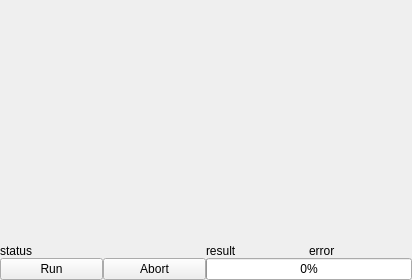
<?xml version="1.0" encoding="UTF-8"?>
<ui version="4.0">
 <class>Process</class>
 <widget class="QWidget" name="Process">
  <property name="geometry">
   <rect>
    <x>0</x>
    <y>0</y>
    <width>412</width>
    <height>280</height>
   </rect>
  </property>
  <property name="windowTitle">
   <string>Worker</string>
  </property>
  <layout class="QGridLayout" name="gridLayout">
   <property name="leftMargin">
    <number>0</number>
   </property>
   <property name="topMargin">
    <number>0</number>
   </property>
   <property name="rightMargin">
    <number>0</number>
   </property>
   <property name="bottomMargin">
    <number>0</number>
   </property>
   <property name="spacing">
    <number>0</number>
   </property>
   <item row="0" column="1" colspan="4">
    <widget class="QWidget" name="logs" native="true">
     <property name="sizePolicy">
      <sizepolicy hsizetype="Expanding" vsizetype="Expanding">
       <horstretch>0</horstretch>
       <verstretch>0</verstretch>
      </sizepolicy>
     </property>
    </widget>
   </item>
   <item row="4" column="1">
    <widget class="QPushButton" name="runButton">
     <property name="text">
      <string>Run</string>
     </property>
    </widget>
   </item>
   <item row="1" column="4">
    <widget class="QLabel" name="error">
     <property name="text">
      <string>error</string>
     </property>
    </widget>
   </item>
   <item row="1" column="1">
    <widget class="QLabel" name="status">
     <property name="text">
      <string>status</string>
     </property>
    </widget>
   </item>
   <item row="1" column="3">
    <widget class="QLabel" name="result">
     <property name="text">
      <string>result</string>
     </property>
    </widget>
   </item>
   <item row="4" column="3" colspan="2">
    <widget class="QProgressBar" name="progress">
     <property name="value">
      <number>0</number>
     </property>
     <property name="alignment">
      <set>Qt::AlignCenter</set>
     </property>
     <property name="textVisible">
      <bool>true</bool>
     </property>
     <property name="textDirection">
      <enum>QProgressBar::TopToBottom</enum>
     </property>
    </widget>
   </item>
   <item row="4" column="2">
    <widget class="QPushButton" name="abortButton">
     <property name="text">
      <string>Abort</string>
     </property>
    </widget>
   </item>
  </layout>
 </widget>
 <resources/>
 <connections/>
</ui>
